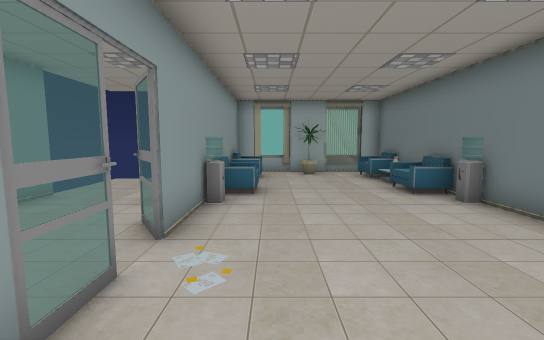
view 1 (above)

19 first-person views from a walk through a scene from a Unity 3-D project. The camera is 1.3 m above the floor, tilts 6° down and sees 90° across. The floor is counted in squares, 1 m on a side. Each view is taken from the middle of a square. On the plan, view 1 faces up. The plan holds only what a view shows up to about 13 squares ahead; the rest is blank. The place goes on beyond the plan. The player character is not drawn. Some animated figures are left out. Door leaves are left out, so doorways stand open. Some surface patterns are stand-ins.

view 2
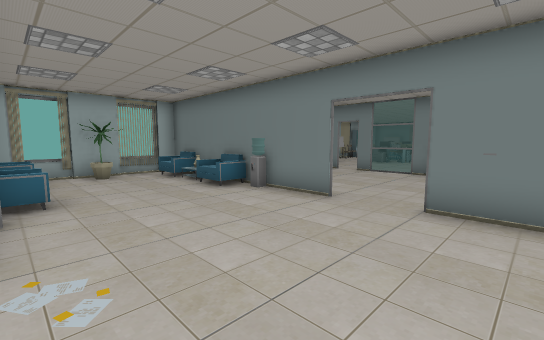

view 3
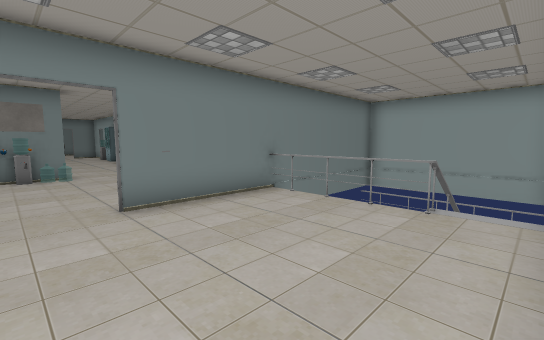

view 4
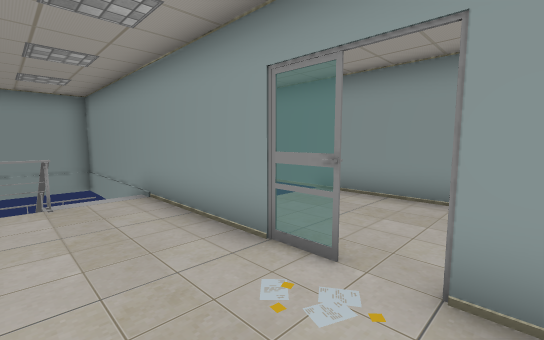

view 5
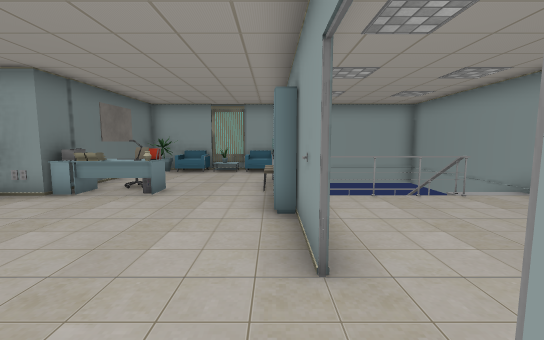

view 6
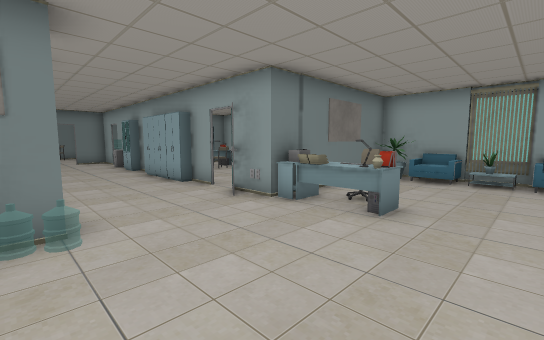

view 7
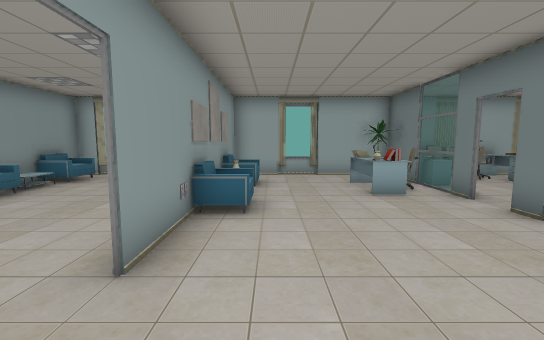

view 8
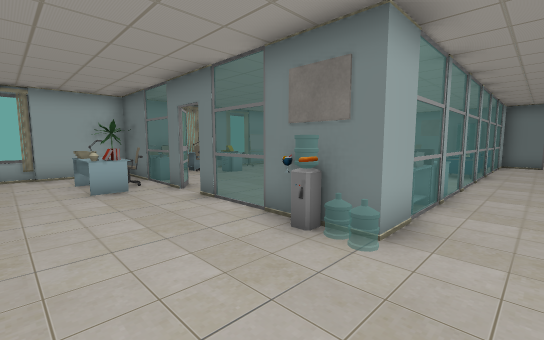

view 9
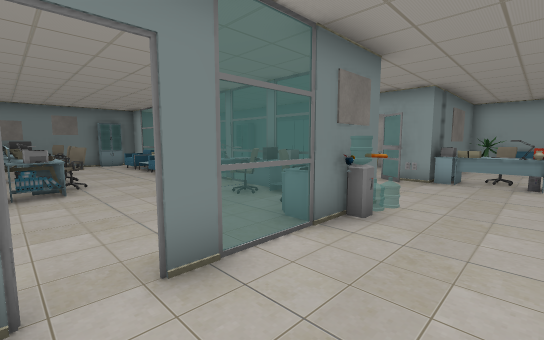

view 10
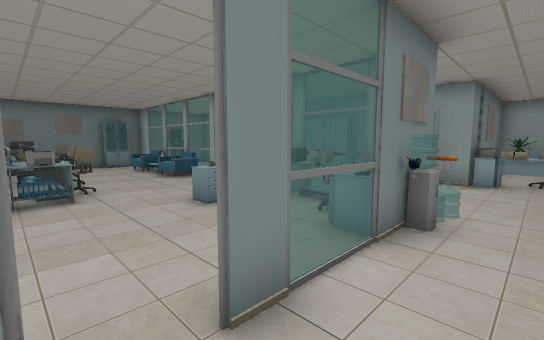

view 11
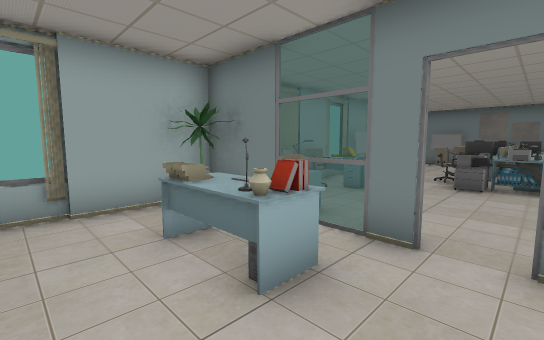

view 12
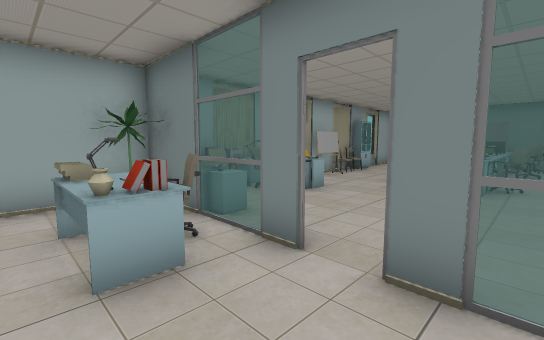

view 13
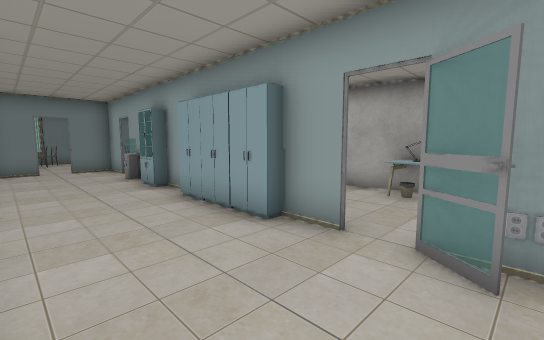

view 14
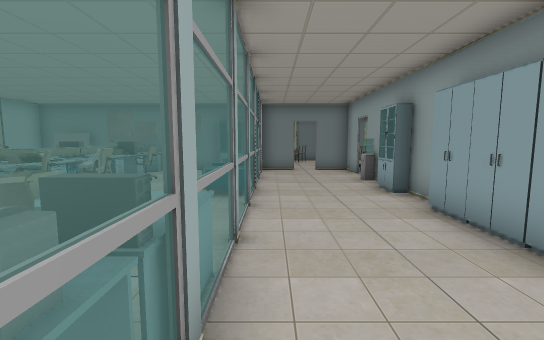

view 15
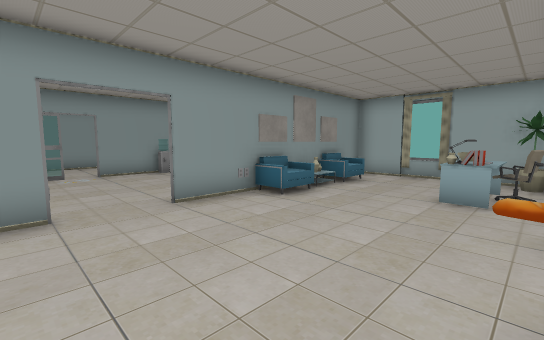

view 16
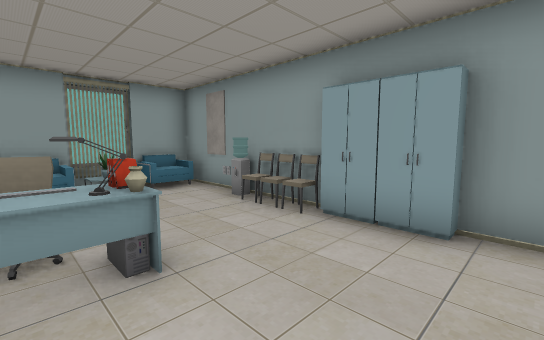

view 17
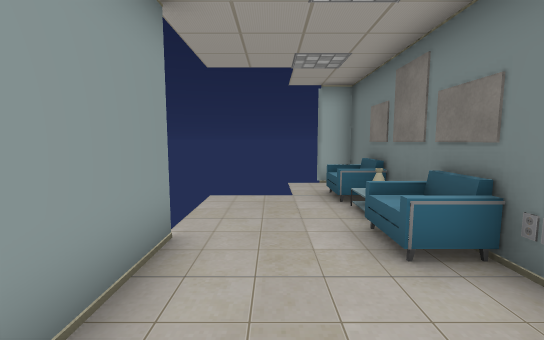

view 18
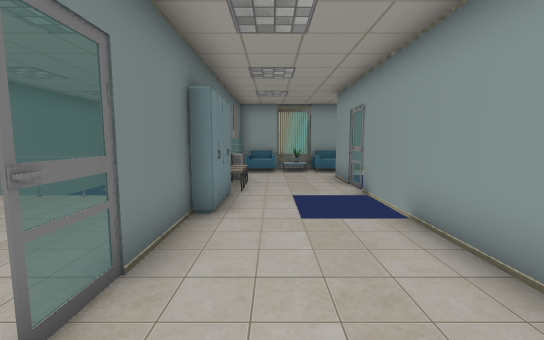

view 19
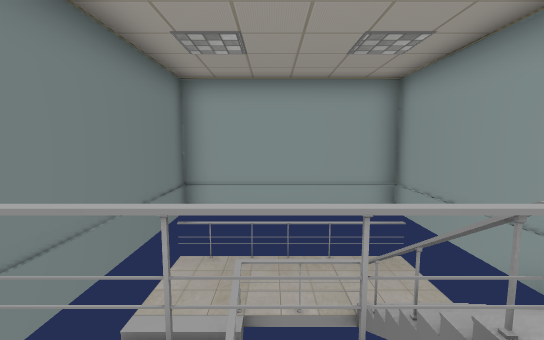

### Floor plan
Key: @ floor where view 1 was taken; # wall or solid block; . main floor; - floor 1.75 m lower than the main floor; / step, stairs or slope; D open door; = window, fence, low wall or low ledge; ^ raised ledge; v drop or lower ground; F flower; C chair; W water cooler; B bread; L lamp; K keyboard; T table; P poster; R printer; O other object.
Columns run from 7 left of view 1 to 26 right of it. Each row starts with its distance up from view 1.
 12      #######################  ###
 11     .##.F..#....F. #OOT#OO O
 10     .CC....CC.....TCCOT......  O
  9   ...PO....#P...TCT..T......O.O#
  8   ...#.....#O..LOCO....R TOO O P
  7   ...#C....C#.....O....RTO TTTOP#
  6   #..CW....WC....##....TOTOO T  #
  5   #..#.....#.....==.....C.C.CCOP#
  4   #..O.....#.....== .^#........
  3   #........DD....WOCC#T........#
  2   #..O.....DD....B ORLT===C=C==#
  1   #..O.....#....................#
  0   #..#.@...##...................O.
 -1   # .#......#..................##.
 -2  O# .#..= ###.... OO #####=#W.##=
 -3  OO..#/=##  #..LKTO###   ####O#
 -4   O..#/ ##=# ...C##....
 -5   O.O#/=##=#WC...#T T..
 -6   O..#--==-#......T OT#
 -7 .....#-----#......   ##
 -8 . vOC########vFC#F#
 -9 #######    ########

Positions as (right, up) in squares from view 1, and headings:
1: (0, 0), facing up
2: (-1, 0), facing up-right
3: (-1, 3), facing down-right
4: (1, 4), facing down-left
5: (5, 4), facing down
6: (6, 2), facing down-right
7: (6, 1), facing up
8: (7, 0), facing up-right
9: (8, 7), facing down-right
10: (9, 7), facing down-right
11: (7, 6), facing up-right
12: (8, 5), facing up-right
13: (11, 1), facing down-right
14: (12, 1), facing right
15: (10, 1), facing up-left
16: (9, 0), facing down-left
17: (-4, 3), facing up
18: (-3, 4), facing down
19: (2, -1), facing down
